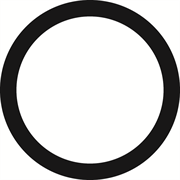
%> input picture square.png, 180 x 180 px
$ octave main.m   (GNU Octave 9; MATLAB toolbox functions it lacks are replaced by stand-ins)
%> lines starting %> are read from the running program, lines starting %| are printed output that depends on the picture; in (x1, y1, x2, y2) boxes, pixels count from 0 and x2, y2 are one past the last pixel; in counts of white or black regions, pixels touching at a corner belong together; the program's own positions count from 1
clear; % 変数のオールクリア

ORG=imread('square.png'); % 原画像の入力
%> ORG is the input picture: size 180x180x3 uint8; mean R, G, B 194.2, 193.9, 193.2
ORG=rgb2gray(ORG); % カラー画像を白黒濃淡画像へ変換
%> ORG: size 180x180 uint8
IMG = ORG>128; % 白黒画像を2値化
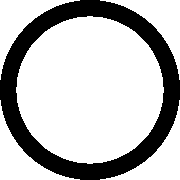
%> IMG: size 180x180 logical; 73.9% white; 1 black region, box (x1, y1, x2, y2) and area: (0, 0, 180, 180) 8472
figure; imagesc(IMG); colormap(gray); colorbar;

% 画像サイズを取得
image_size = size(IMG);
%> image_size = [180 180]
height = image_size(1);
%> height = 180
width = image_size(2);
%> width = 180

result_image = ones(height, width); % メモリの確保
start_point = [1, 1]; % ラスタ走査の初期開始位置


while 1
  hit_point = rasterScan(IMG, result_image, start_point, height, width);
  if isequal(hit_point, [height, width])
    break
  end

  [result_image, start_point] = squareScan(IMG, result_image, hit_point, height, width);
end
%> this loop made 241 passes
%> pass 1, `[result_image, start_point] = squareScan(IMG, result_image, hit_point,..`:
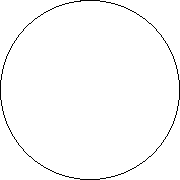
%> result_image: size 180x180 double; values 0 (black) and 1 (white), 98.4% white; black in thin lines or dots
%> after the loop:
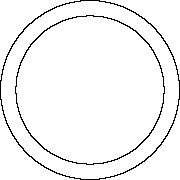
%> result_image: size 180x180 double; values 0 (black) and 1 (white), 96% white; black in thin lines or dots
%> after the loop, start_point = [179 100]

figure; imagesc(result_image); colormap(gray); colorbar;

% ラスタ走査の関数
function hit_point = rasterScan(scan_image, result_image, start_point, height, width)
  hit = false;
  s_w = start_point(2);
  for h_i = start_point(1):height
    for w_i = s_w:width
      if isNextOutlinePixel(scan_image, result_image, height, width, h_i, w_i)
        hit_point = [h_i, w_i];
        hit = true;
        break
      end
    end

    s_w = 1;
    if hit
      break
    end
  end

  if not(hit)
    hit_point = [height, width];
  end
end

% 方形走査の関数
function [result_image, final_scan_point] = squareScan(scan_image, result_image, start_point, height, width)
  h_i = start_point(1);
  w_i = start_point(2);
  result_image(h_i, w_i) = 0;

  v_old = 0;
  while 1
    [h_check, w_check, v_old] = findNextOutlinePixel(scan_image, result_image, height, width, v_old, h_i, w_i);
    if isequal(start_point, [h_check, w_check])
      break
    end

    if v_old == 10
      final_scan_point = start_point;
      return
    end

    result_image(h_check, w_check) = 0;
    h_i = h_check;
    w_i = w_check;
  end

  final_scan_point = [h_i, w_i];
end

% 方形走査時の確認する方角を取得
% [54 lines left out: function nextCheckPoint, not called in this run]

% 隣接する輪郭画素を探す関数
% [17 lines left out: function findNextOutlinePixel, not called in this run]

% 対象の画素が輪郭画素かどうか判定する関数
% [33 lines left out: function isOutlinePixel, not called in this run]

% ラスタ走査や方形走査を行うときに次に進める輪郭画素かどうかを判定する関数
function bool = isNextOutlinePixel(scan_image, result_image, height, width, h_i, w_i)
  bool = scan_image(h_i, w_i) == 0 && result_image(h_i, w_i) == 1 && isOutlinePixel(scan_image, height, width, [h_i, w_i]);
end
